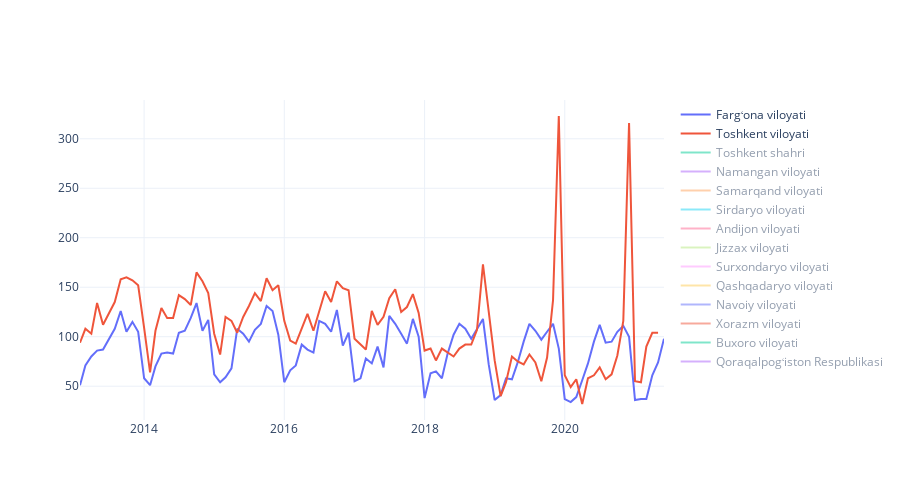

The notebook cell saved with this chart:
### Code cell
grouped = data[data.date >  '2013-01'].groupby(['regions','date'])['date'].count()
regions = data.regions.unique()
fig = go.Figure()

fig.add_trace(go.Scatter(x = grouped.loc[regions[0]].index,
                             y=grouped.loc[regions[0]].values,
                             name = regions[0],
                             mode = 'lines'
                            ))
fig.add_trace(go.Scatter(x = grouped.loc[regions[1]].index,
                             y=grouped.loc[regions[1]].values,
                             name = regions[1],
                             mode = 'lines'
                            ))

for region in regions[2:]:
    fig.add_trace(go.Scatter(x = grouped.loc[region].index,
                             y=grouped.loc[region].values,
                             name = region,
                             visible='legendonly',
                             mode = 'lines'
                            ))

# fig.update_traces(opacity=0.5)
fig.update_layout(hovermode="x", height = 500, template = "plotly_white")
# Samarqand + Xorazm
# Buxoro + Toshkent
# S+J+Q
